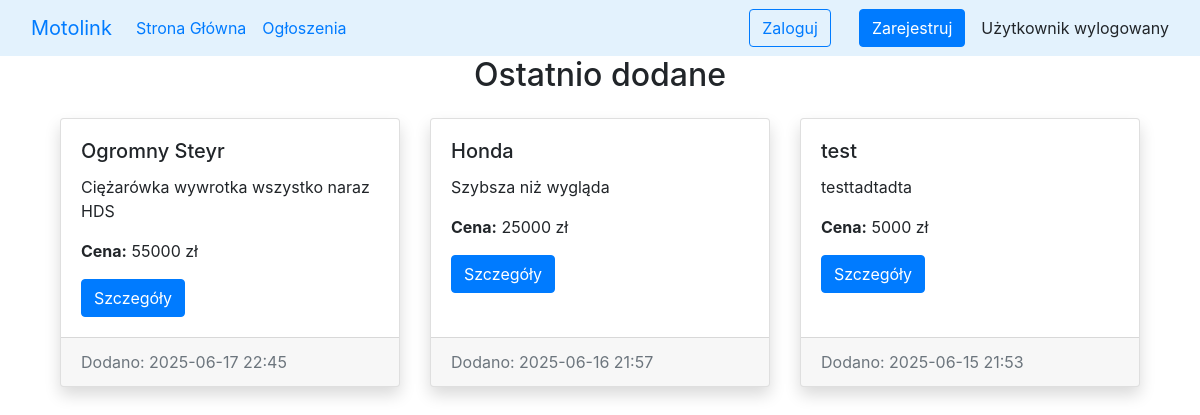
/myapp/, run on an earlier commit of the app's database.
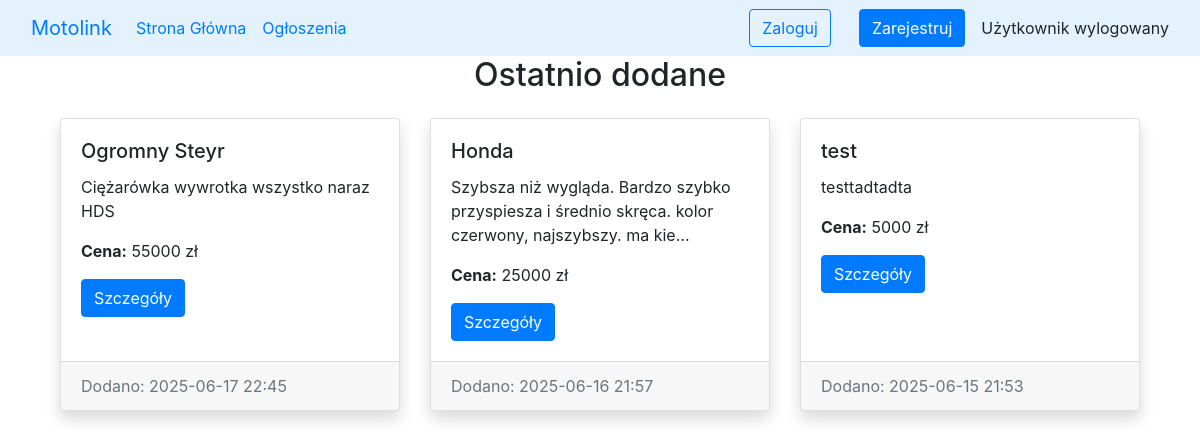
And on a later commit of the database.
### myapp/models.py (models this page shows, shortened)
class Announcement(models.Model):
    title = models.CharField(max_length=200)
    description = models.TextField()
    price = models.PositiveIntegerField()
    location = models.CharField(max_length=100)
    brand = models.CharField(max_length=50)
    model = models.CharField(max_length=50)
    production_year = models.PositiveIntegerField()
    date_added = models.DateTimeField(default=timezone.now)
    user = models.ForeignKey(
        CustomUser,
        on_delete=models.CASCADE,
        related_name='announcements'
    )
    categories = models.ManyToManyField(
        Category,
        through='AnnouncementCategory',
        related_name='announcements'
    )

### myapp/views.py (the view)
# urls.py: 2. Add a URL to urlpatterns:  path('', views.home, name='home')
def home(request):
    latest_announcements = Announcement.objects.all().order_by('-date_added')[:3]
    return render(request, "home.html", {"latest_announcements": latest_announcements})

### myapp/templates/home.html (shortened to what this page needs)
{% extends "base.html" %}
{% block content %}
<h2 class="text-center mb-4">Ostatnio dodane</h2>
<div class="container">
    <div class="row justify-content-center">
        {% for announcement in latest_announcements %}
        <div class="col-md-4 mb-4">
            <div class="card h-100 shadow">
                <div class="card-body">
                    <h5 class="card-title">{{ announcement.title }}</h5>
                    <p class="card-text">{{ announcement.description|truncatechars:100 }}</p>
                    <p class="card-text"><strong>Cena:</strong> {{ announcement.price }} zł</p>
                    <a href="{% url 'announcement_detail' announcement.pk %}" class="btn btn-primary">Szczegóły</a>
                </div>
                <div class="card-footer text-muted">
                    Dodano: {{ announcement.date_added|date:"Y-m-d H:i" }}
                </div>
            </div>
        </div>
        {% empty %}
        <div class="col-12">
            <div class="alert alert-info text-center">Brak ogłoszeń do wyświetlenia.</div>
        </div>
        {% endfor %}
    </div>
</div>
{% endblock %}

What changed in the data, as far as the page shows it:
changed Announcement "Honda": description "Szybsza niż wygląda" → "Szybsza niż wygląda. Bardzo szybko przyspiesza i średnio skręca. kolor czerwony, najszybszy. ma kie…"
